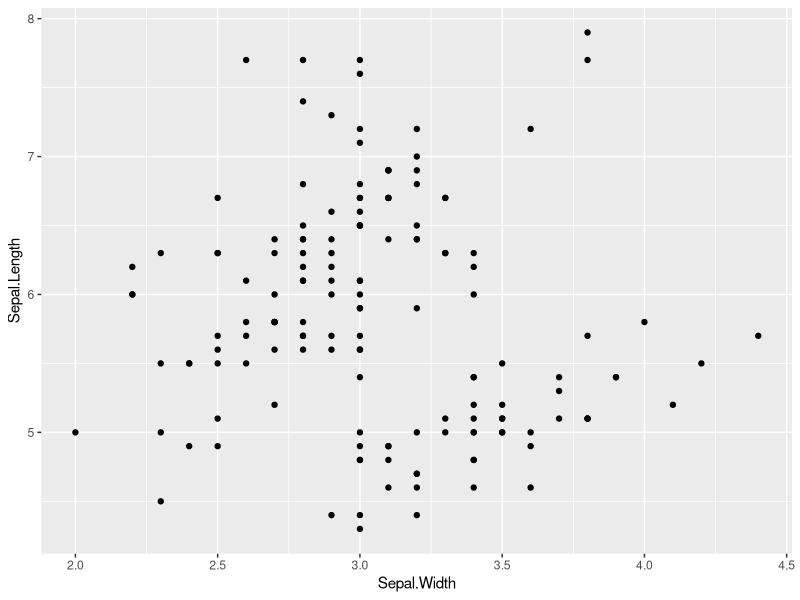
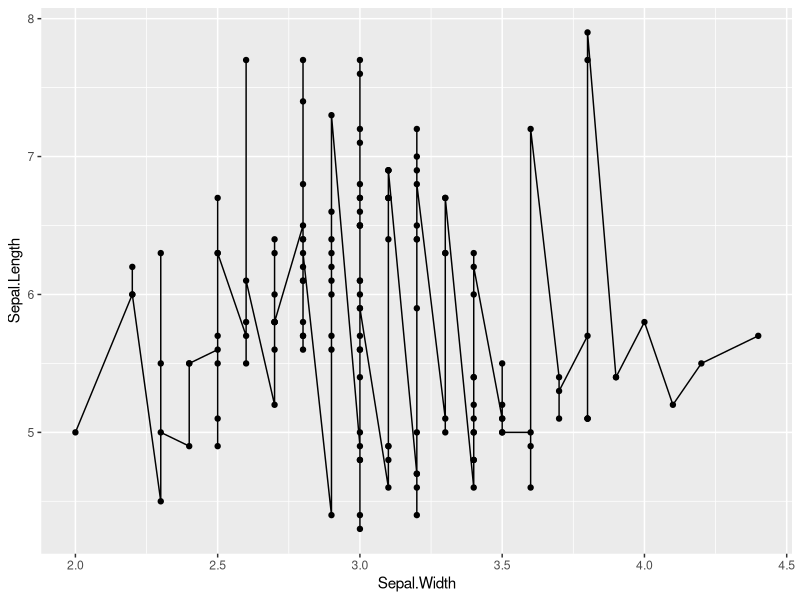
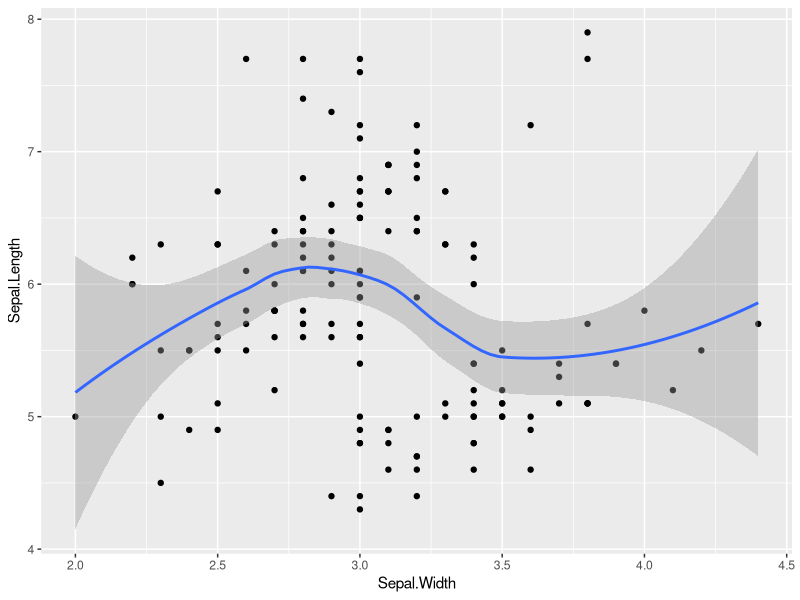
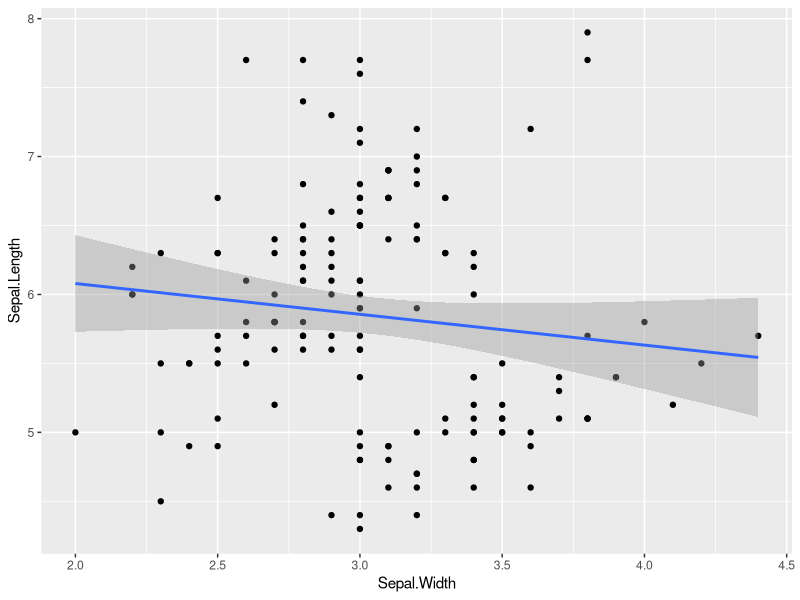
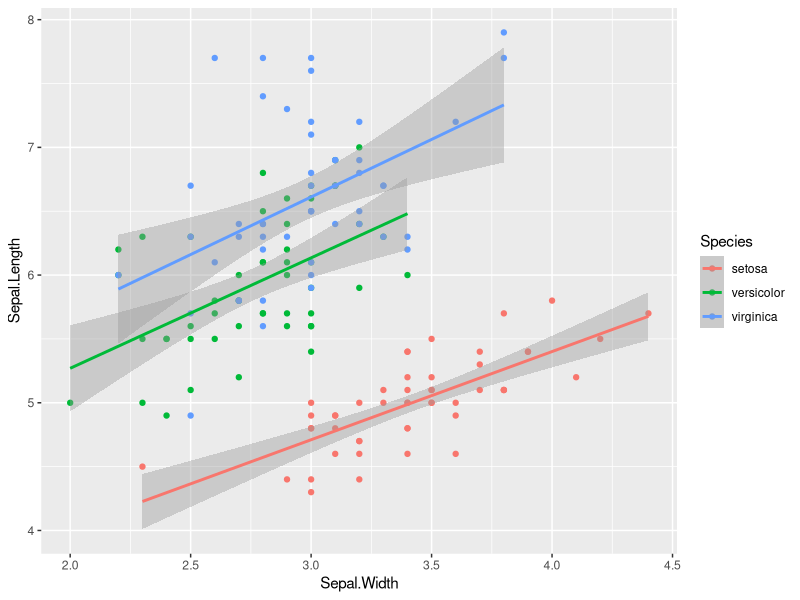
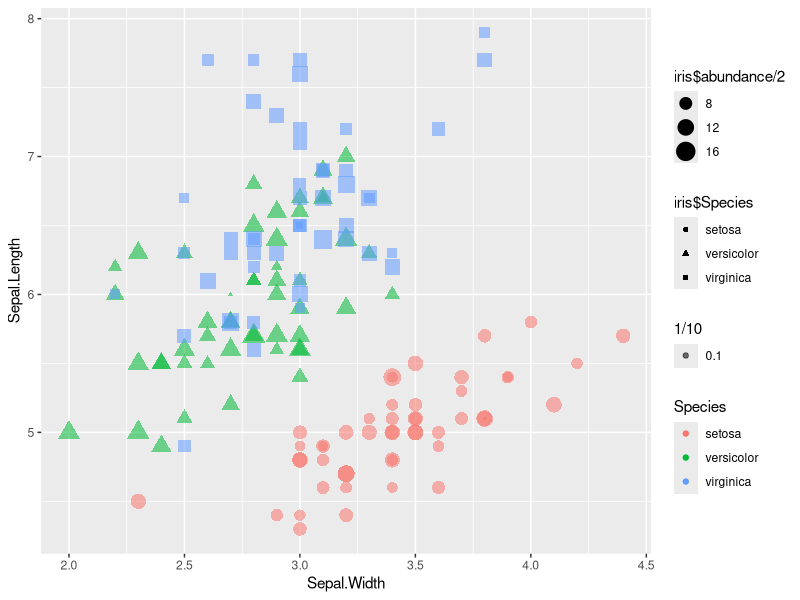
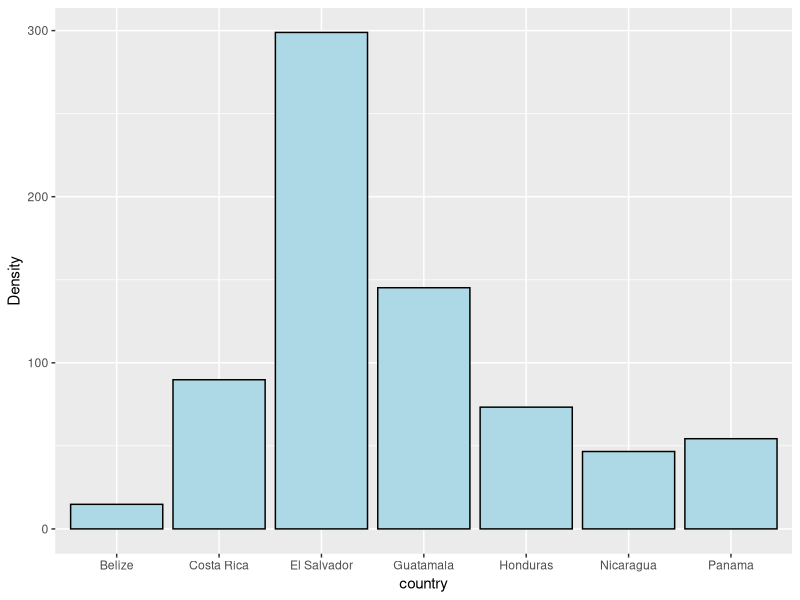
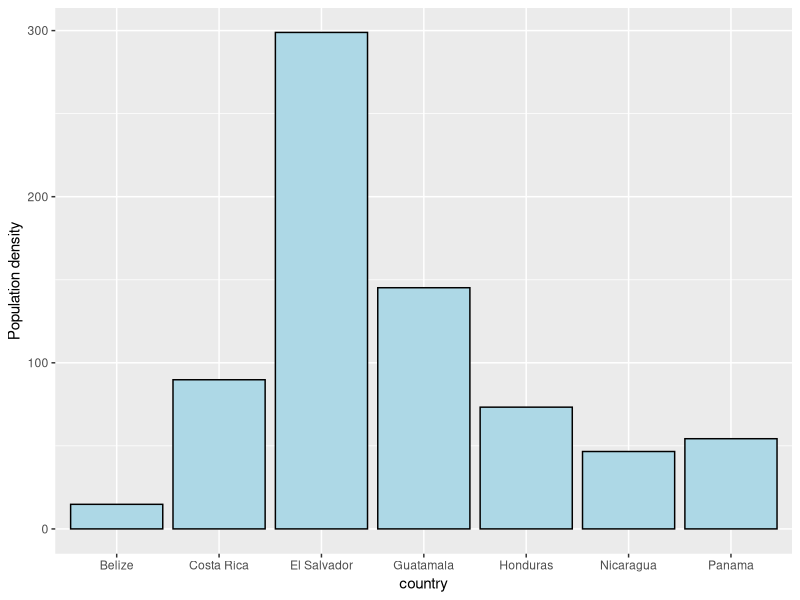

Here is the R script that generated these plots, in order:
## ---- chunk 1
knitr::opts_chunk$set(echo = TRUE)
## ---- chunk 2
setwd("C:/R/Rusers_group_testing/ggplot2rk")

library("ggplot2")
library("datasets")
library("RColorBrewer")
## ---- chunk 3
data(iris)

iris$abundance <- rpois(nrow(iris), 20)

head(iris)


#### first we set up the plot using the function ggplot and tell the function
#### which data to plot onto the x and y axes 

Piris <- ggplot(iris, aes(x = Sepal.Width, y =  Sepal.Length))

### then we can add different geoms (shapes) to our plot

Piris2 <- Piris + geom_point()
Piris2 

Piris3 <- Piris2 + geom_line()
Piris3 

Piris4 <- Piris2 + geom_smooth(method = 'loess')
Piris4

Piris5 <- Piris2 + geom_smooth(method = 'lm')
Piris5

### Each element added to a plot is refered to as a layer in ggplot 'language'

## ---- chunk 4

### We can code the points by colours by mapping the column $Species from our 
### data frame to the aesthetic "colour"... as follows 

Piris <- ggplot(iris, aes(x = Sepal.Width, y =  Sepal.Length, colour = Species))
Piris2 <- Piris + geom_point()

Piris3 <- Piris2 + geom_smooth(method = "lm")
Piris3

### We can also adjust sizes, colours, shapes etc. for specific inside geoms.. e.g. 
names(iris)
Piris <- ggplot(iris, aes(x = Sepal.Width, y =  Sepal.Length, colour = Species))
Piris2 <- Piris + geom_point(aes(shape = iris$Species, size = iris$abundance/2,
                                 alpha = 1/10))
Piris2 

### Note: alpha adds transparency.. 
## ---- chunk 5
Cam <- read.csv("Central_america.csv")
summary(Cam)

### First set up your plot by choosing which variables to show on the x and y axes
### and add geom_bar() which draws bars

p1 <- ggplot(Cam, aes(x = country, y = Density)) + 
  geom_bar(stat = "identity", fill = "light blue", colour = "black")

# stat = "identity" - maps the value of the data to the y aesthetic (the #alternative being 'stat = "bin", which maps the number of cases)
# "fill" = fill colour - can use web colours in R
# "colour" = outline colour

p1

## Change the y label using ylab()
p2 <- p1 + ylab("Population density")

p2

## Add title using ggtitle(). (*km^2 creates superscript 2)
p3 <- p2 + ggtitle(expression(paste("Average population per " *km^2)))

p3

## Add values to the bars - vjust alters the height of the numbers (vertical justification))
p4 <- p3 + geom_text(aes(label=round(Density,1)), vjust=1.2, size = 3)
p4


### We use theme() to change the general look of the plot ####
###  make the title go to the centre of the plot
p5 <- p4 + theme(plot.title = element_text(hjust = 0.5))
p5

## To get rid of the grey background grid
p6 <- p5 + theme(panel.grid.major = element_blank(),
                 panel.grid.minor = element_blank()) +
               theme(panel.background = element_blank())

p6

## get rid of the x axis label
p6 <- p5 + theme(axis.title.x=element_blank())

p6

## Bold face and larger text (+ vjust to move the bigger label away from the plot)

p7 <- p6 + theme(axis.title.y=element_text(face="bold", size=15, vjust=1.5))

p7

## Axis text bold face, black and bigger

p8 <- p7 +  theme(axis.text.x=element_text(face="bold", size=8, colour = "black")) +
  theme(axis.text.y=element_text(face="bold", size=15, colour = "black"))

p8

## Change plot title
p9 <- p8 + theme(plot.title = element_text(face="bold", size=25))

p9


################################
#### All together now.. ####
###############################

p <- ggplot(Cam, aes(x = country, y = Density)) + 
          geom_bar(stat = "identity", fill = "light blue", colour = "black") 

p <- p +  ylab("Population density") +
  ggtitle(expression(paste("Average population per " *km^2))) +
  geom_text(aes(label=Density), vjust=1.2, size = 3) + 
  theme(panel.grid.major = element_blank(), panel.grid.minor = element_blank()) +
  theme(panel.background = element_blank()) +
  theme(axis.title.x=element_blank()) + 
  theme(axis.title.y=element_text(face="bold", size=15, vjust=1.5)) +
  theme(axis.text.x=element_text(face="bold", size=8, colour = "black")) +
  theme(axis.text.y=element_text(face="bold", size=8, colour = "black")) +
  theme(plot.title = element_text(lineheight=.8, face="bold", size=15, hjust =0.5)) 

print(p)
 
## ---- chunk 6

All_mods <- read.csv("pollinator_mods.csv")

summary(All_mods)


### Plot of model coefficients
zp1 <- ggplot(All_mods, aes(colour = Species, shape = Species))

zp2 <- zp1 + geom_hline(yintercept = 0, colour = gray(1/4), lty = 2) + 
  geom_pointrange(aes(x = modelName, y = Coefficient, 
                      ymin = Confint_L,
                      ymax = Confint_U),show.legend=T,
                  lwd = 0.5, position = position_dodge(width = 2/3)) + 
  ggtitle("Visiting pollinator abundance") + 
  theme(plot.title = element_text(hjust = 0.5)) + 
  coord_flip() + theme_bw() + 
  theme(axis.title.y=element_blank()) + 
  theme(plot.title = element_text(face="bold", size=15, hjust = 0.5)) + 
   theme(legend.text = element_text(face = "italic", size = 8))  + 
  scale_colour_brewer(palette = "Set1") + 
  theme(axis.text.x = element_text(size = 8)) + 
  theme(axis.text.y = element_text(size = 8)) + 
  theme(axis.title.x = element_text(size = 8)) + 
  theme(plot.title = element_text(size = 11)) + 
  guides(colour = guide_legend(title = NULL))  + 
  guides(shape = guide_legend(title = NULL))

print(zp2)

## ---- chunk 7

display.brewer.all()


